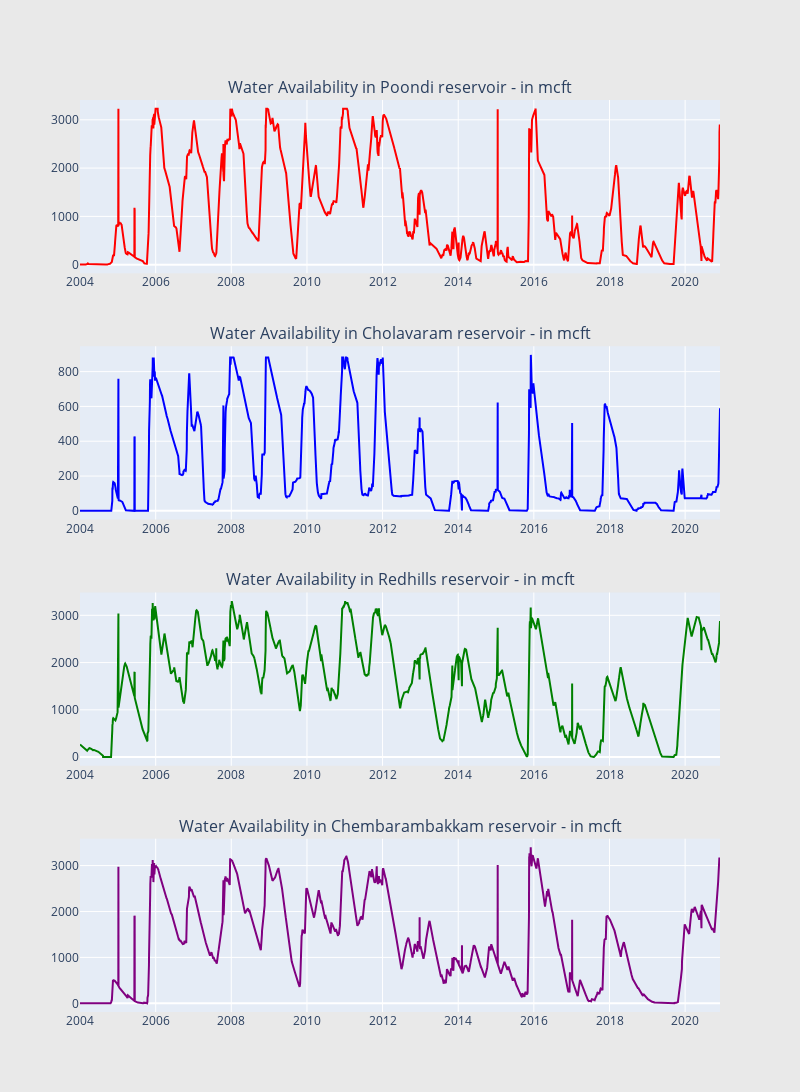

Here is the notebook cell this chart was saved with:
### Code cell
import pandas as pd
import plotly.graph_objs as go
from plotly.subplots import make_subplots

# Assuming df is already loaded and "Date" column is already converted to datetime
# df = pd.read_csv("/path/to/your/csv")
# df["Date"] = pd.to_datetime(df["Date"], format='%d-%m-%Y')

def scatter_plot(cnt_srs, color):
    trace = go.Scatter(
        x=cnt_srs.index[::-1],
        y=cnt_srs.values[::-1],
        mode='lines',  # Assuming you want a line plot; use 'markers' for scatter plot
        showlegend=False,
        marker=dict(
            color=color,
        ),
    )
    return trace

cnt_srs = df["POONDI"]
cnt_srs.index = df["Date"]
trace1 = scatter_plot(cnt_srs, 'red')

cnt_srs = df["CHOLAVARAM"]
cnt_srs.index = df["Date"]
trace2 = scatter_plot(cnt_srs, 'blue')

cnt_srs = df["REDHILLS"]
cnt_srs.index = df["Date"]
trace3 = scatter_plot(cnt_srs, 'green')

cnt_srs = df["CHEMBARAMBAKKAM"]
cnt_srs.index = df["Date"]
trace4 = scatter_plot(cnt_srs, 'purple')

subtitles = [
    "Water Availability in Poondi reservoir - in mcft",
    "Water Availability in Cholavaram reservoir - in mcft",
    "Water Availability in Redhills reservoir - in mcft",
    "Water Availability in Chembarambakkam reservoir - in mcft"
]

fig = make_subplots(rows=4, cols=1, vertical_spacing=0.08, subplot_titles=subtitles)

fig.add_trace(trace1, row=1, col=1)
fig.add_trace(trace2, row=2, col=1)
fig.add_trace(trace3, row=3, col=1)
fig.add_trace(trace4, row=4, col=1)

fig.update_layout(height=1200, width=800, paper_bgcolor='rgb(233,233,233)')

fig.show()

### Figure 1 — Plotly figure (JSON) as saved in the notebook; plotly's stock layout.template omitted (floating-point values rounded to 4 significant figures; data arrays with more than 128 entries replaced by an {"elided": "..."} marker saying what was removed)
{"data": [{"marker": {"color": "red"}, "mode": "lines", "showlegend": false, "x": {"elided": "6182 str values"}, "y": {"elided": "6182 float values"}, "type": "scatter", "xaxis": "x", "yaxis": "y"}, {"marker": {"color": "blue"}, "mode": "lines", "showlegend": false, "x": {"elided": "6182 str values"}, "y": {"elided": "6182 float values"}, "type": "scatter", "xaxis": "x2", "yaxis": "y2"}, {"marker": {"color": "green"}, "mode": "lines", "showlegend": false, "x": {"elided": "6182 str values"}, "y": {"elided": "6182 float values"}, "type": "scatter", "xaxis": "x3", "yaxis": "y3"}, {"marker": {"color": "purple"}, "mode": "lines", "showlegend": false, "x": {"elided": "6182 str values"}, "y": {"elided": "6182 float values"}, "type": "scatter", "xaxis": "x4", "yaxis": "y4"}], "layout": {"xaxis": {"anchor": "y", "domain": [0, 1], "type": "date", "range": ["2004-01-01", "2020-12-03"], "autorange": true}, "yaxis": {"anchor": "x", "domain": [0.81, 1], "type": "linear", "range": [-178.5, 3410.0], "autorange": true}, "xaxis2": {"anchor": "y2", "domain": [0, 1], "type": "date", "range": ["2004-01-01", "2020-12-03"], "autorange": true}, "yaxis2": {"anchor": "x2", "domain": [0.54, 0.73], "type": "linear", "range": [-49.78, 945.8], "autorange": true}, "xaxis3": {"anchor": "y3", "domain": [0, 1], "type": "date", "range": ["2004-01-01", "2020-12-03"], "autorange": true}, "yaxis3": {"anchor": "x3", "domain": [0.27, 0.46], "type": "linear", "range": [-183.3, 3483.0], "autorange": true}, "xaxis4": {"anchor": "y4", "domain": [0, 1], "type": "date", "range": ["2004-01-01", "2020-12-03"], "autorange": true}, "yaxis4": {"anchor": "x4", "domain": [0, 0.19], "type": "linear", "range": [-188.7, 3585.0], "autorange": true}, "annotations": [{"font": {"size": 16}, "showarrow": false, "text": "Water Availability in Poondi reservoir - in mcft", "x": 0.5, "xanchor": "center", "xref": "paper", "y": 1, "yanchor": "bottom", "yref": "paper"}, {"font": {"size": 16}, "showarrow": false, "text": "Water Availability in Cholavaram reservoir - in mcft", "x": 0.5, "xanchor": "center", "xref": "paper", "y": 0.73, "yanchor": "bottom", "yref": "paper"}, {"font": {"size": 16}, "showarrow": false, "text": "Water Availability in Redhills reservoir - in mcft", "x": 0.5, "xanchor": "center", "xref": "paper", "y": 0.46, "yanchor": "bottom", "yref": "paper"}, {"font": {"size": 16}, "showarrow": false, "text": "Water Availability in Chembarambakkam reservoir - in mcft", "x": 0.5, "xanchor": "center", "xref": "paper", "y": 0.19, "yanchor": "bottom", "yref": "paper"}], "height": 1200, "width": 800, "paper_bgcolor": "rgb(233,233,233)"}}
